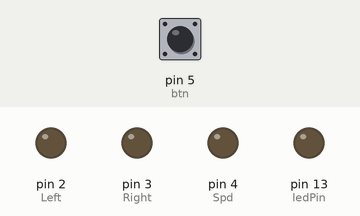
Recording of a sketch running on a simulated Arduino Uno, built with avr-gcc and run on an emulated ATmega328P. On the bench: output pins drawn as LEDs (lit = HIGH). Inputs (shaded band) come from the test bench; at power-on: pin 5 (btn) LOW.

Above: at 1.2 s.
1.3 s: pin 5 (btn) pulled HIGH for 0.15 s
At 2.1 s:
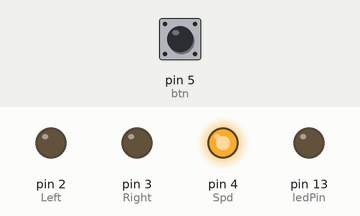
Timing chart, 0 to 4.3 s (numbered marks = the images above; inputs shaded):
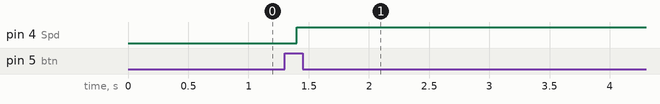

The sketch:

sketch_sep15a.ino
```cpp
int ledPin = 13;
int mcrbit = 1;
int motionsen = 0;
int Left = 2;
int Right = 3;
int Spd = 4;
int btn = 5;
int val = LOW;


void setup() {
  pinMode(ledPin, OUTPUT);
  pinMode(btn, INPUT);
  pinMode(mcrbit, INPUT);
  pinMode(motionsen, INPUT);
  pinMode(LED_BUILTIN, OUTPUT);
  pinMode(Left, OUTPUT);
  pinMode(Right, OUTPUT);
  pinMode(Spd, OUTPUT);
  Serial.begin(9600);
}


void loop() {

    if ((digitalRead(btn)) == HIGH) {
        if ((digitalRead(motionsen)) == HIGH && (digitalRead(mcrbit)) == LOW) {
          digitalWrite(LED_BUILTIN, HIGH);
          delay(100);
        }
        else {
          digitalWrite(LED_BUILTIN, LOW);
          delay(100);
        }


        if ((digitalRead(mcrbit)) == HIGH && val == HIGH) {
          digitalWrite(Left, HIGH);
          digitalWrite(Right, LOW);
          analogWrite(Spd, 150);
          digitalWrite(Left, LOW);
          delay(1000);
          int val = LOW;
        }
        if ((digitalRead(mcrbit)) == LOW && val == LOW) {
          digitalWrite(Left, HIGH);
          digitalWrite(Right, LOW);
          analogWrite(Spd, 150);
          digitalWrite(Left, LOW);
          delay(1000);
          int val = HIGH;
        }
    }
    else if ((digitalRead(btn)) == LOW && val == HIGH) {
        digitalWrite(Left, HIGH);
        digitalWrite(Right, LOW);
        analogWrite(Spd, 150);
        digitalWrite(Left, LOW);
        delay(1000);
        int val = LOW;
    }
}
```

Measured:
- after the input at 1.3 s, pin 4 (Spd): LOW → HIGH after 0.10 s
